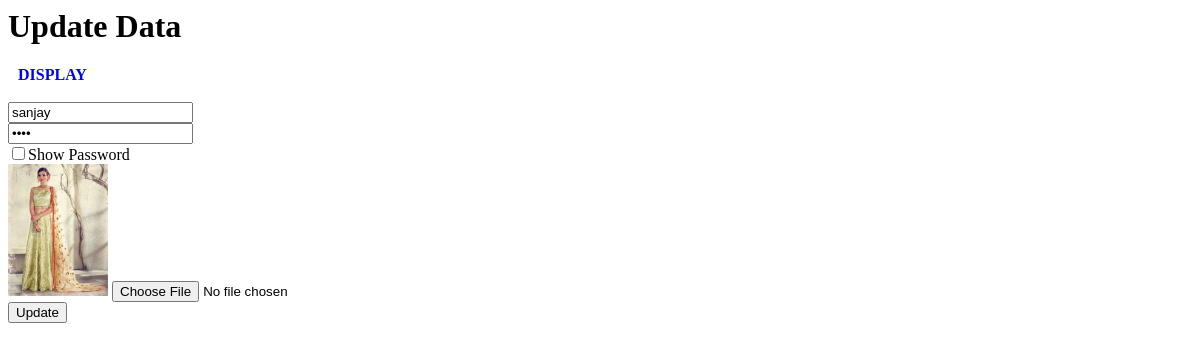
The app's page /before_update.php?id=6 with its own data.
### tables this page shows
CREATE TABLE `stud` (
  `id` int(5) NOT NULL,
  `name` varchar(10) NOT NULL,
  `pic` varchar(50) NOT NULL,
  `password` varchar(10) NOT NULL
);

### before_update.php (the view, shortened to what this page needs)
<head>
	<link rel="stylesheet" href="style.css" />
</head>
<h1>Update Data</h1>
<a href="display.php"> DISPLAY </a>
<?php
	$conn = mysqli_connect("localhost","root","","demo");
	$qry = "select name,password,pic from stud where id=".$_GET['id'];
	$result = mysqli_query($conn,$qry);
	$row = mysqli_fetch_assoc($result);
?>
<form action="update.php?id=<?php echo $_GET['id']; ?>" method="post" enctype="multipart/form-data">
	<br />
	<input type="text" name="name" placeholder="Name" value="<?php echo $row['name']?>"/>
	<br />
	<input type="password" name="password" id="myInput" placeholder="password" value="<?php echo $row['password']?>"/>
	<br />
	<input type="checkbox" onclick="myFunction()">Show Password
	<br />
	<img src="images/<?php echo $row['pic']?>" width="100px"/>
	<input type="file" name="fileToUpload" required/>
	<br />
	<input type="submit" value="Update" name="btnSubmit" />
</form>

### style.css (style rules this page uses)
a { color:blue; padding:5px; margin:5px; text-decoration:none; font-family:calibri; font-weight:bold; }

### records on screen
stud: name "sanjay", pic (picture)
